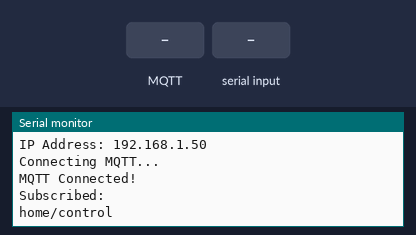
Bench run of a sketch on a simulated ESP32. On the bench: the last lines printed to the serial monitor. The test bench sets the inputs (shaded band). WiFi joins after 1.5 s; servers stay silent unless stated; no MQTT or app messages arrive unless stated.

Above: at 2.7 s.
2.8 s: MQTT message "T:" arrives on the first subscribed topic
At 3.6 s:
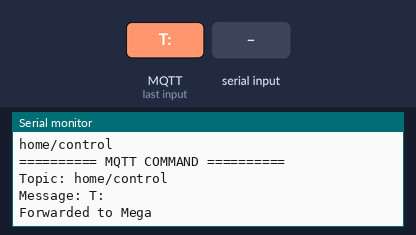
4.3 s: "T:\n" received over the second serial link
At 4.7 s:
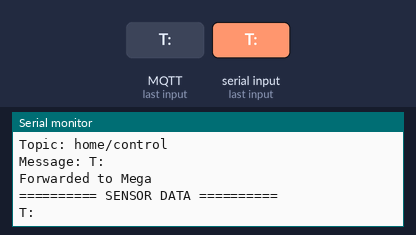
5.8 s: MQTT message "H:" arrives on the first subscribed topic
At 7.0 s:
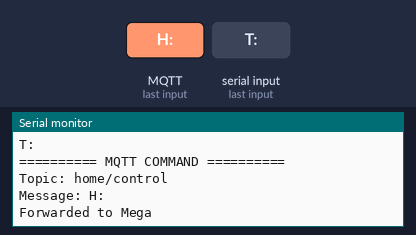
7.3 s: "H:\n" received over the second serial link
At 8.3 s:
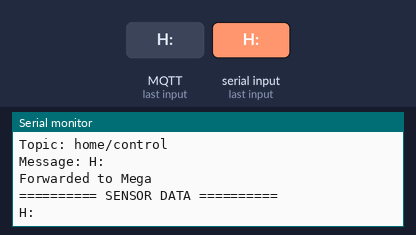
8.8 s: MQTT message "G:" arrives on the first subscribed topic
At 9.4 s:
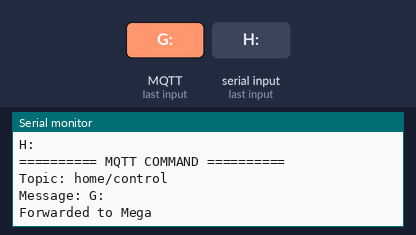
10.3 s: "G:\n" received over the second serial link
At 11.7 s:
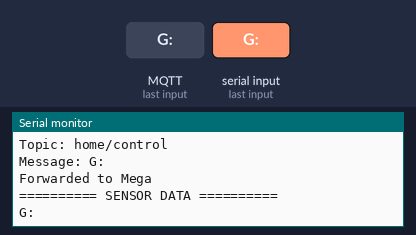

Measured:
- after the input at 2.8 s, the serial monitor: prints a new line at once (image 1)
- after the input at 4.3 s, the serial monitor: prints a new line at once (image 2)
- after the input at 5.8 s, the serial monitor: prints a new line at once (image 3)
- after the input at 7.3 s, the serial monitor: prints a new line at once (image 4)
- after the input at 8.8 s, the serial monitor: prints a new line at once (image 5)
- after the input at 10.3 s, the serial monitor: prints a new line at once (image 6)

The sketch:

ESP32.ino
```cpp
/*
=========================================================
INDUSTRIAL IoT HOME AUTOMATION SYSTEM
ESP32 MASTER CONTROLLER
=========================================================

FEATURES:
✔ WiFi Connectivity
✔ MQTT Cloud Communication
✔ Mobile App Control
✔ UART Communication with Arduino Mega
✔ Sensor Monitoring
✔ Real-Time Appliance Control
✔ Industrial Grade Structure
=========================================================
*/

#include <WiFi.h>
#include <PubSubClient.h>

// =====================================================
// WIFI CONFIGURATION
// =====================================================

const char* WIFI_SSID     = "YOUR_WIFI_NAME";
const char* WIFI_PASSWORD = "YOUR_WIFI_PASSWORD";

// =====================================================
// MQTT CONFIGURATION
// =====================================================

const char* MQTT_SERVER = "broker.hivemq.com";
const int   MQTT_PORT   = 1883;

const char* MQTT_CLIENT_ID = "IndustrialHomeAutomationESP32";

// MQTT Topics

const char* TOPIC_CONTROL      = "home/control";

const char* TOPIC_TEMPERATURE  = "home/temperature";
const char* TOPIC_HUMIDITY     = "home/humidity";
const char* TOPIC_GAS          = "home/gas";
const char* TOPIC_LIGHT        = "home/light";
const char* TOPIC_WATER        = "home/water";
const char* TOPIC_MOTION       = "home/motion";

// =====================================================
// OBJECTS
// =====================================================

WiFiClient espClient;
PubSubClient mqttClient(espClient);

// UART2 Communication with Mega

HardwareSerial MegaSerial(2);

// =====================================================
// VARIABLES
// =====================================================

String serialBuffer = "";

unsigned long lastReconnectAttempt = 0;

// =====================================================
// SETUP
// =====================================================

void setup()
{
    Serial.begin(115200);

    // UART2
    MegaSerial.begin(115200, SERIAL_8N1, 16, 17);

    Serial.println("\n====================================");
    Serial.println("ESP32 INDUSTRIAL HOME AUTOMATION");
    Serial.println("====================================");

    connectWiFi();

    mqttClient.setServer(MQTT_SERVER, MQTT_PORT);

    mqttClient.setCallback(mqttCallback);
}

// =====================================================
// MAIN LOOP
// =====================================================

void loop()
{
    // MQTT Reconnect
    if (!mqttClient.connected())
    {
        reconnectMQTT();
    }

    mqttClient.loop();

    // Receive data from Arduino Mega
    readMegaSerial();
}

// =====================================================
// WIFI CONNECTION
// =====================================================

void connectWiFi()
{
    Serial.println("\nConnecting WiFi...");

    WiFi.mode(WIFI_STA);

    WiFi.begin(WIFI_SSID, WIFI_PASSWORD);

    while (WiFi.status() != WL_CONNECTED)
    {
        delay(500);
        Serial.print(".");
    }

    Serial.println("\nWiFi Connected!");

    Serial.print("IP Address: ");
    Serial.println(WiFi.localIP());
}

// =====================================================
// MQTT RECONNECT
// =====================================================

void reconnectMQTT()
{
    while (!mqttClient.connected())
    {
        Serial.println("\nConnecting MQTT...");

        if (mqttClient.connect(MQTT_CLIENT_ID))
        {
            Serial.println("MQTT Connected!");

            // Subscribe control topic
            mqttClient.subscribe(TOPIC_CONTROL);

            Serial.println("Subscribed:");
            Serial.println(TOPIC_CONTROL);
        }
        else
        {
            Serial.print("Failed MQTT State: ");
            Serial.println(mqttClient.state());

            delay(3000);
        }
    }
}

// =====================================================
// MQTT CALLBACK
// =====================================================

void mqttCallback(char* topic, byte* payload, unsigned int length)
{
    String message = "";

    for (int i = 0; i < length; i++)
    {
        message += (char)payload[i];
    }

    Serial.println("\n========== MQTT COMMAND ==========");
    Serial.print("Topic: ");
    Serial.println(topic);

    Serial.print("Message: ");
    Serial.println(message);

    // Forward to Arduino Mega
    MegaSerial.println(message);

    Serial.println("Forwarded to Mega");
}

// =====================================================
// READ SERIAL DATA FROM MEGA
// =====================================================

void readMegaSerial()
{
    while (MegaSerial.available())
    {
        char c = MegaSerial.read();

        if (c == '\n')
        {
            processMegaData(serialBuffer);

            serialBuffer = "";
        }
        else
        {
            serialBuffer += c;
        }
    }
}

// =====================================================
// PROCESS DATA FROM MEGA
// =====================================================

void processMegaData(String data)
{
    data.trim();

    if (data.length() == 0)
        return;

    Serial.println("\n========== SENSOR DATA ==========");
    Serial.println(data);

    // Publish to MQTT Topics

    if (data.startsWith("T:"))
    {
        mqttClient.publish(TOPIC_TEMPERATURE, data.substring(2).c_str());
    }

    else if (data.startsWith("H:"))
    {
        mqttClient.publish(TOPIC_HUMIDITY, data.substring(2).c_str());
    }

    else if (data.startsWith("G:"))
    {
        mqttClient.publish(TOPIC_GAS, data.substring(2).c_str());
    }

    else if (data.startsWith("L:"))
    {
        mqttClient.publish(TOPIC_LIGHT, data.substring(2).c_str());
    }

    else if (data.startsWith("W:"))
    {
        mqttClient.publish(TOPIC_WATER, data.substring(2).c_str());
    }

    else if (data.startsWith("M:"))
    {
        mqttClient.publish(TOPIC_MOTION, data.substring(2).c_str());
    }
}

// =====================================================
// SEND MANUAL COMMAND TO MEGA
// =====================================================

void sendRelayCommand(int relayNumber, bool state)
{
    String command = "R";

    command += String(relayNumber);

    if (state)
        command += "ON";
    else
        command += "OFF";

    MegaSerial.println(command);

    Serial.print("Sent Command: ");
    Serial.println(command);
}
```
